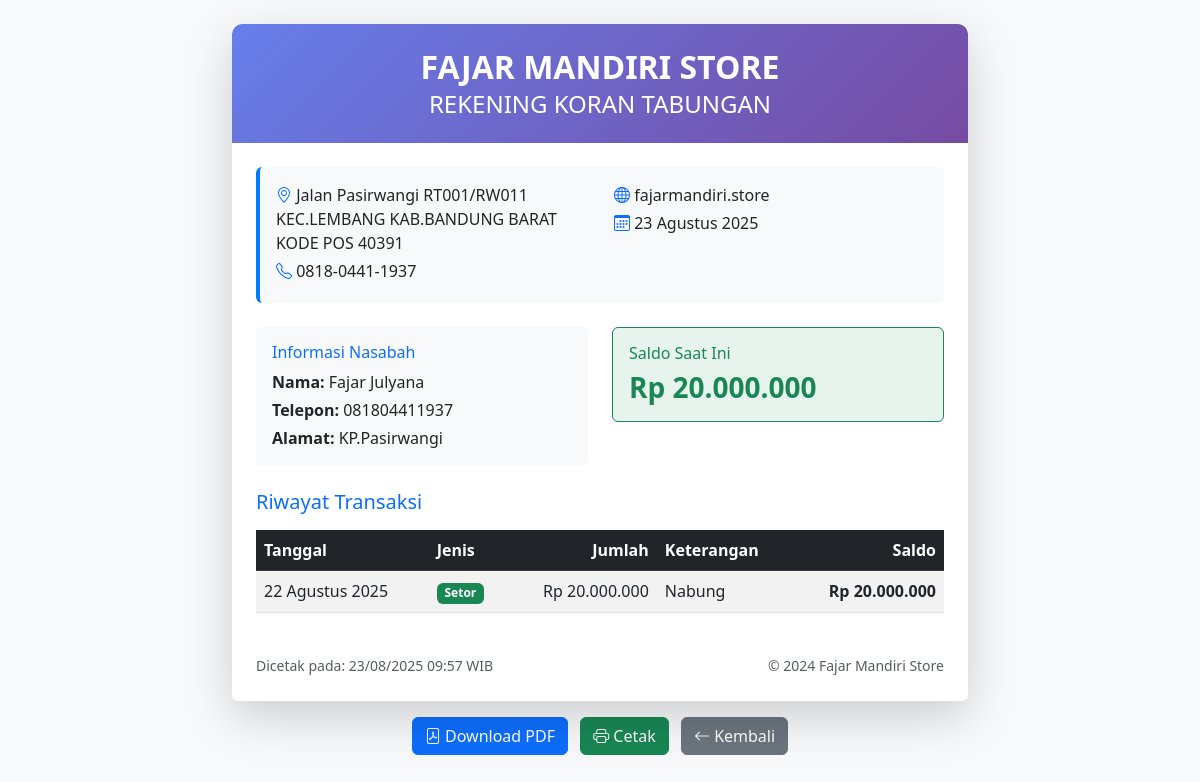
/savings/statement/1 (signed in), run on an earlier commit of the app's database.
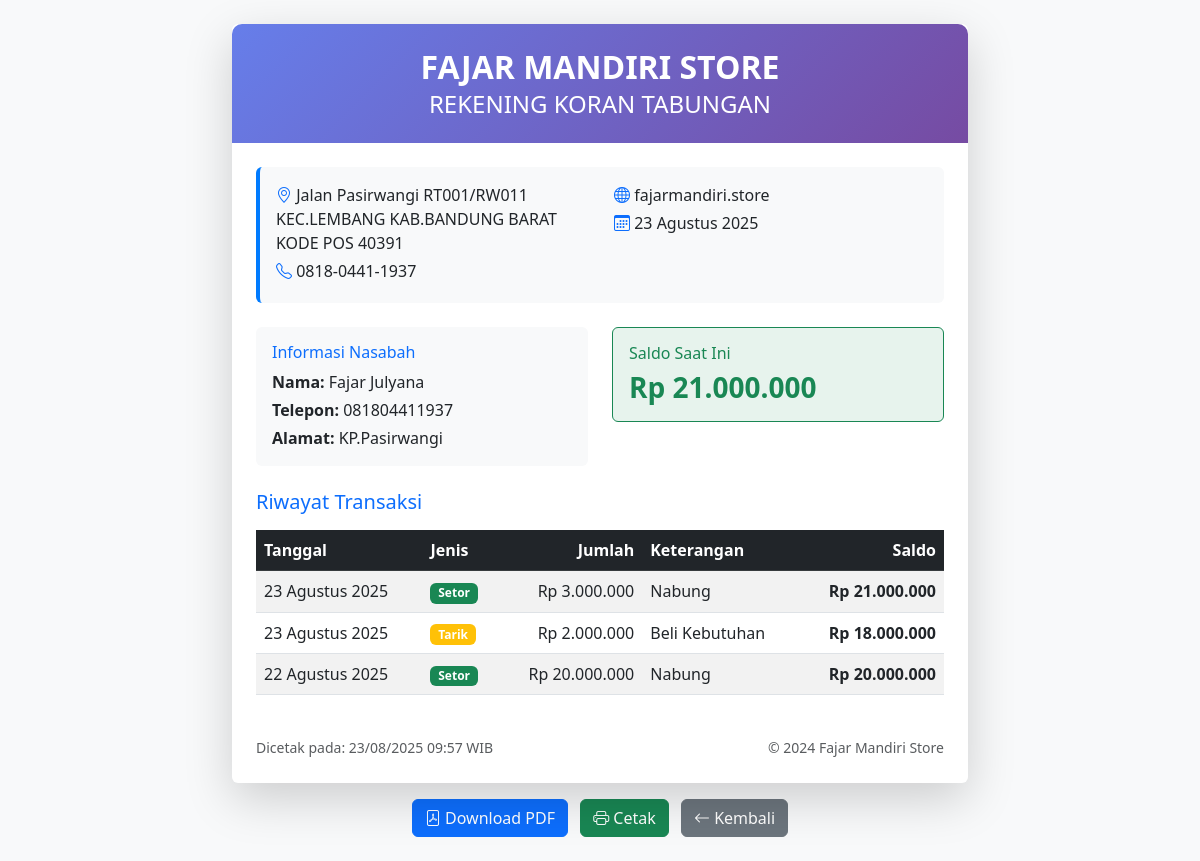
And on a later commit of the database.
### app.py (models this page shows)
class SavingsTransaction(db.Model):
    __tablename__ = 'savings_transactions'
    id = db.Column(db.Integer, primary_key=True)
    saver_id = db.Column(db.Integer, db.ForeignKey('savers.id'), nullable=False)
    date = db.Column(db.Date, nullable=False)
    amount = db.Column(db.Float, nullable=False)
    type = db.Column(db.String(20), nullable=False)  # 'deposit' or 'withdrawal'
    description = db.Column(db.Text)
    balance_after = db.Column(db.Float, nullable=False)
    created_at = db.Column(db.DateTime, default=datetime.utcnow)

### app.py (the view)
@app.route('/savings/statement/<int:saver_id>')
@login_required
def savings_statement(saver_id):
    saver = Saver.query.get_or_404(saver_id)
    transactions = SavingsTransaction.query.filter_by(saver_id=saver_id).order_by(SavingsTransaction.date.desc(), SavingsTransaction.id.desc()).all()
    business = BusinessSettings.query.first()
    return render_template('savings/statement.html',
                         saver=saver,
                         transactions=transactions,
                         business=business,
                         current_datetime=datetime.now(),
                         format_currency=format_currency,
                         format_date_indonesian=format_date_indonesian)

### app.py (called while the page is built)
def format_currency(amount):
    try:
        if amount is None:
            return "Rp 0"
        return f"Rp {float(amount):,.0f}".replace(',', '.')
    except (ValueError, TypeError):
        return "Rp 0"

def format_date_indonesian(date):
    months = {
        1: 'Januari', 2: 'Februari', 3: 'Maret', 4: 'April',
        5: 'Mei', 6: 'Juni', 7: 'Juli', 8: 'Agustus',
        9: 'September', 10: 'Oktober', 11: 'November', 12: 'Desember'
    }
    return f"{date.day} {months[date.month]} {date.year}"

def login_required(f):
    from functools import wraps
    @wraps(f)
    def decorated_function(*args, **kwargs):
        if 'user_id' not in session:
            flash('Silakan login terlebih dahulu.', 'error')
            return redirect(url_for('login'))
        return f(*args, **kwargs)
    return decorated_function

@app.context_processor
def inject_common_functions():
    return {
        'format_currency': format_currency,
        'datetime': datetime,
        'timedelta': timedelta
    }

### templates/savings/statement.html (shortened to what the changed rows need)
<!DOCTYPE html>
<html lang="id">
<head>
    <link href="https://cdn.jsdelivr.net/npm/bootstrap@5.3.0/dist/css/bootstrap.min.css" rel="stylesheet">
    <link href="https://cdn.jsdelivr.net/npm/bootstrap-icons@1.10.0/font/bootstrap-icons.css" rel="stylesheet">
</head>
<body class="bg-light">
    <div class="container my-4">
        <div class="row justify-content-center">
            <div class="col-lg-8">
                <div class="card shadow-lg border-0">
                    <div class="statement-header p-4 text-center">
                        {% set business = get_flashed_messages() %}
                        {% if business and business.business_name %}
                        <h2 class="fw-bold mb-1">{{ business.business_name }}</h2>
                        {% else %}
                        <h2 class="fw-bold mb-1">FAJAR MANDIRI STORE</h2>
                        {% endif %}
                    </div>
                    <div class="card-body p-4">
                        <div class="row mb-4">
                            <div class="col-md-6">
                                <div class="bg-success bg-opacity-10 p-3 rounded border border-success">
                                    <h6 class="text-success mb-2">Saldo Saat Ini</h6>
                                    <h3 class="text-success fw-bold mb-0">{{ format_currency(saver.get_balance()) }}</h3>
                                </div>
                            </div>
                        </div>
                        <div class="table-responsive">
                            <table class="table table-striped table-hover">
                                <thead class="table-dark">
                                    <tr>
                                        <th>Tanggal</th>
                                        <th>Jenis</th>
                                        <th class="text-end">Jumlah</th>
                                        <th>Keterangan</th>
                                        <th class="text-end">Saldo</th>
                                    </tr>
                                </thead>
                                <tbody>
                                    {% for transaction in transactions %}
                                    <tr>
                                        <td>{{ format_date_indonesian(transaction.date) }}</td>
                                        <td>
                                            {% if transaction.type == 'deposit' %}
                                            <span class="badge bg-success">Setor</span>
                                            {% else %}
                                            <span class="badge bg-warning">Tarik</span>
                                            {% endif %}
                                        </td>
                                        <td class="text-end">{{ format_currency(transaction.amount) }}</td>
                                        <td>{{ transaction.description or '-' }}</td>
                                        <td class="text-end fw-bold">{{ format_currency(transaction.balance_after) }}</td>
                                    </tr>
                                    {% endfor %}
                                </tbody>
                            </table>
                        </div>
                    </div>
                </div>
            </div>
        </div>
    </div>
</body>
</html>

What changed in the data, as far as the page shows it:
added SavingsTransaction: date "23 Agustus 2025", type "Setor", amount "Rp 3.000.000", balance_after "Rp 21.000.000"
added SavingsTransaction: date "23 Agustus 2025", type "Tarik", amount "Rp 2.000.000", balance_after "Rp 18.000.000"
Also different on the page:
text no longer shown: "Rp 20.000.000"
text now shown: "Rp 21.000.000"
